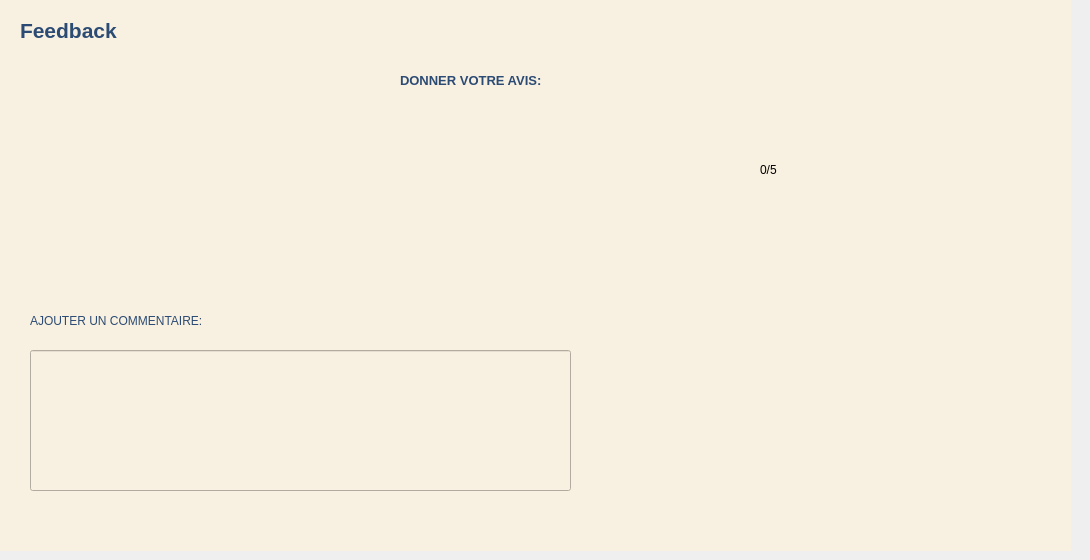
        <widget class="QWidget" name="tab_9">
         <attribute name="title">
          <string>Feedback</string>
         </attribute>
         <widget class="QWidget" name="widget_15" native="true">
          <property name="geometry">
           <rect>
            <x>-10</x>
            <y>0</y>
            <width>1081</width>
            <height>551</height>
           </rect>
          </property>
          <property name="styleSheet">
           <string notr="true">background-color: rgb(248, 240, 224);</string>
          </property>
          <widget class="QLabel" name="label_44">
           <property name="geometry">
            <rect>
             <x>30</x>
             <y>10</y>
             <width>361</width>
             <height>41</height>
            </rect>
           </property>
           <property name="font">
            <font>
             <pointsize>16</pointsize>
             <bold>true</bold>
            </font>
           </property>
           <property name="styleSheet">
            <string notr="true">color: rgb(44, 75, 116);
background-color: rgb(248, 240, 224);</string>
           </property>
           <property name="text">
            <string>Feedback</string>
           </property>
          </widget>
          <widget class="QLabel" name="label_45">
           <property name="geometry">
            <rect>
             <x>60</x>
             <y>69</y>
             <width>191</width>
             <height>41</height>
            </rect>
           </property>
           <property name="text">
            <string/>
           </property>
          </widget>
          <widget class="QLabel" name="label_46">
           <property name="geometry">
            <rect>
             <x>410</x>
             <y>60</y>
             <width>321</width>
             <height>41</height>
            </rect>
           </property>
           <property name="font">
            <font>
             <family>Segoe UI</family>
             <pointsize>10</pointsize>
             <italic>false</italic>
             <bold>true</bold>
            </font>
           </property>
           <property name="styleSheet">
            <string notr="true">font: 700 10pt &quot;Segoe UI&quot;;

color: rgb(44, 75, 116);
background-color: rgb(248, 240, 224);</string>
           </property>
           <property name="text">
            <string>DONNER VOTRE AVIS:</string>
           </property>
          </widget>
          <widget class="QLabel" name="label_47">
           <property name="geometry">
            <rect>
             <x>40</x>
             <y>290</y>
             <width>371</width>
             <height>61</height>
            </rect>
           </property>
           <property name="styleSheet">
            <string notr="true">
font: 700 10pt &quot;Segoe UI&quot;;

color: rgb(44, 75, 116);</string>
           </property>
           <property name="text">
            <string>AJOUTER UN COMMENTAIRE:</string>
           </property>
          </widget>
          <widget class="QWidget" name="widget_16" native="true">
           <property name="geometry">
            <rect>
             <x>40</x>
             <y>350</y>
             <width>541</width>
             <height>141</height>
            </rect>
           </property>
           <widget class="QLineEdit" name="lineEdit_11">
            <property name="geometry">
             <rect>
              <x>0</x>
              <y>0</y>
              <width>541</width>
              <height>141</height>
             </rect>
            </property>
           </widget>
          </widget>
          <widget class="QLabel" name="label_48">
           <property name="geometry">
            <rect>
             <x>900</x>
             <y>10</y>
             <width>141</width>
             <height>91</height>
            </rect>
           </property>
           <property name="text">
            <string/>
           </property>
           <property name="pixmap">
            <pixmap>../../Bureau/Capture d'écran 2025-10-02 202914.png</pixmap>
           </property>
           <property name="scaledContents">
            <bool>true</bool>
           </property>
          </widget>
          <widget class="QLabel" name="label_49">
           <property name="geometry">
            <rect>
             <x>770</x>
             <y>160</y>
             <width>101</width>
             <height>20</height>
            </rect>
           </property>
           <property name="text">
            <string>0/5</string>
           </property>
          </widget>
         </widget>
        </widget>
